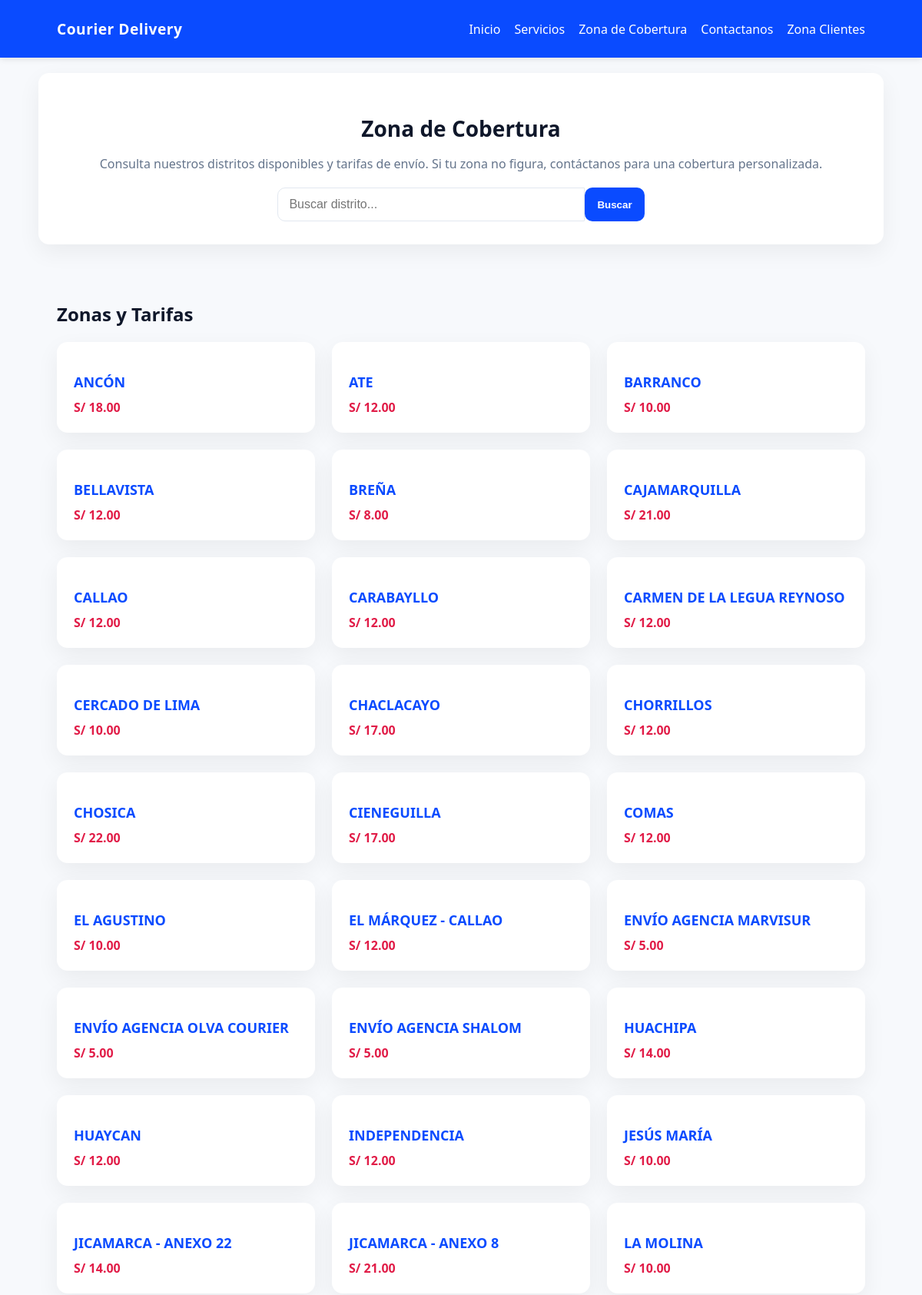
/courier_sdt/cobertura.php (upper part), run on the app's committed database.
### tables this page shows
CREATE TABLE `coberturas` (
  `id_cobertura` int(11) NOT NULL,
  `distrito` varchar(255) NOT NULL,
  `tarifa` decimal(10,2) NOT NULL
);

### courier_sdt/cobertura.php (the view, shortened to what this page needs)
<?php
include 'includes/header.php';
include 'config.php';
$q = strtolower(trim($_GET['buscar'] ?? ''));
if ($q === '') {
    $stmt = $pdo->query("SELECT * FROM coberturas ORDER BY distrito ASC");
} else {
    $stmt = $pdo->prepare("SELECT * FROM coberturas WHERE LOWER(distrito) LIKE :search ORDER BY distrito ASC");
    $stmt->execute(['search' => "%$q%"]);
}
$coberturas = $stmt->fetchAll(PDO::FETCH_ASSOC);
?>
<!DOCTYPE html>
<html lang="es">
<head>
    <link rel="stylesheet" href="css/styles.css">
</head>
<body>
    <section class="hero container">
        <h1 class="hero__title">Zona de Cobertura</h1>
        <p class="hero__subtitle">
            Consulta nuestros distritos disponibles y tarifas de envío.
            Si tu zona no figura, contáctanos para una cobertura personalizada.
        </p>
        <form class="search" method="get" action="cobertura.php" id="form-buscar">
            <input class="search__input" type="text" name="buscar" placeholder="Buscar distrito..." value="<?= htmlspecialchars($q) ?>">
            <button class="btn btn--primary search__btn">Buscar</button>
        </form>
    </section>
    <section class="container cobertura">
        <h2 class="section-title">Zonas y Tarifas</h2>
        <?php if (!$coberturas): ?>
            <p class="alert alert--error">No se encontraron resultados para tu búsqueda.</p>
        <?php else: ?>
            <div class="tarifario">
                <?php foreach ($coberturas as $r): ?>
                    <div class="tarifa-card">
                        <h3><?= htmlspecialchars($r['distrito']) ?></h3>
                        <span class="precio">S/ <?= number_format($r['tarifa'], 2) ?></span>
                    </div>
                <?php endforeach; ?>
            </div>
        <?php endif; ?>
    </section>
</body>
</html>

### courier_sdt/css/styles.css (style rules this page uses)
:root { --azul: #0A4BFF; --azul-osc: #083bd0; --azul-claro: #e8efff; --texto: #0f172a; --muted: #64748b; --fondo: #f7f9fc; --card: #ffffff; --borde: #e2e8f0; --sombra: 0 10px 30px rgba(2, 6, 23, .06); --admin-bg: var(--fondo); --card-bg: var(--card); --ink: var(--texto); --blue: var(--azul); --blue-700: var(--azul-osc); --green:#10b981; --orange:#f59e0b; --red:#ef4444; }
* { box-sizing: border-box; }
body { margin: 0; font-family: "Segoe UI", Roboto, Helvetica, Arial, sans-serif; background: var(--fondo); color: var(--texto); }
.container { max-width: 1100px; margin: 0 auto; padding: 24px; }
.hero { background: var(--card); border-radius: 14px; box-shadow: var(--sombra); margin-top: 20px; padding: 30px; text-align: center; }
.hero__title { font-size: 28px; font-weight: bold; margin-bottom: 8px; }
.hero__subtitle { color: var(--muted); margin-bottom: 20px; }
.search { display: flex; justify-content: center; }
.search__input { flex: 1; max-width: 400px; border: 1px solid var(--borde); border-radius: 10px 0 0 10px; padding: 12px 14px; font-size: 16px; }
.search__btn { background: var(--azul); color: white; border: none; padding: 12px 20px; border-radius: 0 10px 10px 0; cursor: pointer; transition: .2s; }
.btn { border: none; border-radius: 10px; padding: 10px 16px; cursor: pointer; font-weight: 600; background: var(--azul); color: #fff; transition: .2s; }
.cobertura { margin-top: 30px; }
.tarifario { display: grid; grid-template-columns: repeat(auto-fit, minmax(280px, 1fr)); gap: 22px; margin-top: 18px; }
.tarifa-card { background: var(--card); border-radius: 14px; box-shadow: var(--sombra); padding: 22px; }
.tarifa-card h3 { color: var(--azul); margin-bottom: 10px; font-size: 18px; text-transform: uppercase; }
.precio { color: #e11d48; font-weight: bold; }

### data on the page
coberturas: distrito "ANCÓN", tarifa "18.00"
coberturas: distrito "ATE", tarifa "12.00"
coberturas: distrito "BARRANCO", tarifa "10.00"
coberturas: distrito "BELLAVISTA", tarifa "12.00"
coberturas: distrito "BREÑA", tarifa "8.00"
coberturas: distrito "CAJAMARQUILLA", tarifa "21.00"
coberturas: distrito "CALLAO", tarifa "12.00"
coberturas: distrito "CARABAYLLO", tarifa "12.00"
coberturas: distrito "CARMEN DE LA LEGUA REYNOSO", tarifa "12.00"
coberturas: distrito "CERCADO DE LIMA", tarifa "10.00"
coberturas: distrito "CHACLACAYO", tarifa "17.00"
coberturas: distrito "CHORRILLOS", tarifa "12.00"
coberturas: distrito "CHOSICA", tarifa "22.00"
coberturas: distrito "CIENEGUILLA", tarifa "17.00"
coberturas: distrito "COMAS", tarifa "12.00"
coberturas: distrito "EL AGUSTINO", tarifa "10.00"
coberturas: distrito "EL MÁRQUEZ - CALLAO", tarifa "12.00"
coberturas: distrito "ENVÍO AGENCIA MARVISUR", tarifa "5.00"
coberturas: distrito "ENVÍO AGENCIA OLVA COURIER", tarifa "5.00"
coberturas: distrito "ENVÍO AGENCIA SHALOM", tarifa "5.00"
coberturas: distrito "HUACHIPA", tarifa "14.00"
coberturas: distrito "HUAYCAN", tarifa "12.00"
coberturas: distrito "INDEPENDENCIA", tarifa "12.00"
coberturas: distrito "JESÚS MARÍA", tarifa "10.00"
coberturas: distrito "JICAMARCA - ANEXO 22", tarifa "14.00"
coberturas: distrito "JICAMARCA - ANEXO 8", tarifa "21.00"
coberturas: distrito "LA MOLINA", tarifa "10.00"
